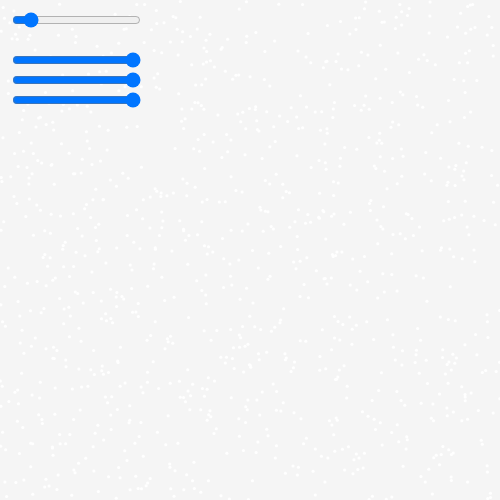
Frame 1 (no input)
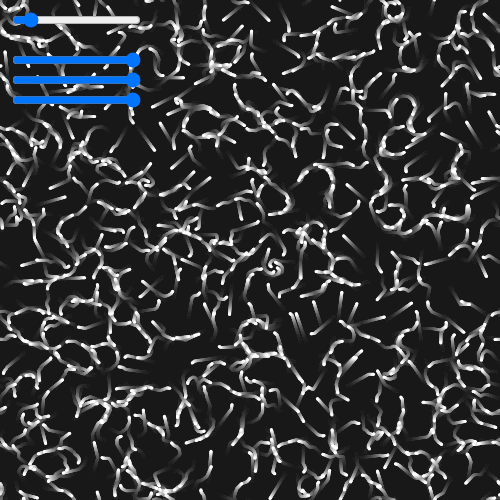
Frame 60 (no input)
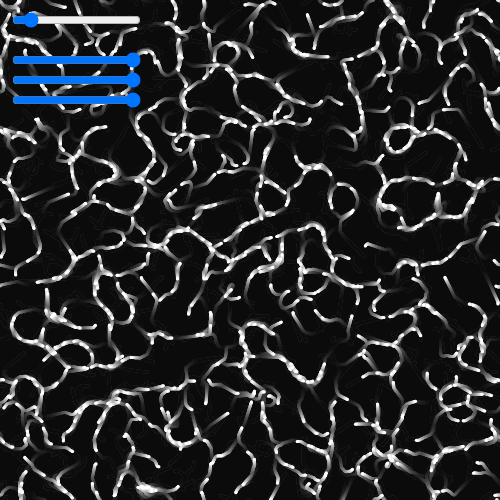
Frame 120 (the mouse pressed at the canvas centre since frame 60)

The p5.js sketch that drew these frames (run headless with seeded random() and noise() and a simulated clock; from frame 60 on, the mouse is pressed at the canvas centre):

// p5.js sketch
// ── sketch.js
let molds = [];
let num = 1000;
let d;
let bgAlphaSlider;
let RcolorSlider, GcolorSlider, BcolorSlider;
let h5;

function setup() {
  createCanvas(500, 500);
  angleMode(DEGREES);
  d = pixelDensity();

  bgAlphaSlider = createSlider(0, 100, 10, 1);
  bgAlphaSlider.position(10, 10);
  RcolorSlider = createSlider(0, 255, 255, 1);
  RcolorSlider.position(10, 50);
  GcolorSlider = createSlider(0, 255, 255, 1);
  GcolorSlider.position(10, 70);
  BcolorSlider = createSlider(0, 255, 255, 1);
  BcolorSlider.position(10, 90);

  for (let i = 0; i < num; i++) {
    molds[i] = new Mold();
  }
}

function draw() {
  frameRate(60);

  background(0, bgAlphaSlider.value());

  loadPixels();

  molds.forEach((m) => {
    m.setColor(
      RcolorSlider.value(),
      GcolorSlider.value(),
      BcolorSlider.value(),
    );
    m.update();
    m.display();
  });

  console.log(frameRate());
}

// ── mold.js
class Mold {
  baseSensorAngle = 45;
  rotatingAngle = 30;
  sensingDistance = 10;
  r = 1.5;
  velocityCoef = 0.5;

  color = [255, 255, 255];

  constructor() {
    this.heading = random(360);
    this.x = random(width);
    this.y = random(height);

    this.vx = cos(this.heading);
    this.vy = sin(this.heading);

    this.sensors = Array(3);
    for (let i in [...Array(3).keys()]) {
      this.sensors[i] = {
        pos: createVector(0, 0),
        angle: -this.baseSensorAngle + i * this.baseSensorAngle,
        dist: this.sensingDistance,
      };
    }
  }

  update() {
    // Velocity
    this.vx = cos(this.heading);
    this.vy = sin(this.heading);

    // Next position
    this.x = (this.x + this.vx * this.velocityCoef + width) % width;
    this.y = (this.y + this.vy * this.velocityCoef + height) % height;

    // Next sensors positions
    for (let i in [...Array(3).keys()]) {
      this.sensors[i].pos.x =
        (this.x +
          this.sensors[i].dist * cos(this.heading + this.sensors[i].angle) +
          width) %
        width;
      this.sensors[i].pos.y =
        (this.y +
          this.sensors[i].dist * sin(this.heading + this.sensors[i].angle) +
          height) %
        height;
    }

    // Sensors detection
    let index, left, right, front;
    index =
      4 * (d * floor(this.sensors[2].pos.y)) * (d * width) +
      4 * (d * floor(this.sensors[2].pos.x));
    right = pixels[index];
    index =
      4 * (d * floor(this.sensors[0].pos.y)) * (d * width) +
      4 * (d * floor(this.sensors[0].pos.x));
    left = pixels[index];
    index =
      4 * (d * floor(this.sensors[1].pos.y)) * (d * width) +
      4 * (d * floor(this.sensors[1].pos.x));
    front = pixels[index];

    // Next heading
    if (front > left && front > right) {
      this.heading += 0;
    } else if (front < left && front < right) {
      this.heading += random(this.rotatingAngle) - this.rotatingAngle / 2;
    } else if (left > right) {
      this.heading += -this.rotatingAngle;
    } else if (left < right) {
      this.heading += this.rotatingAngle;
    }
  }

  setColor(r, g, b) {
    this.color = [r, g, b];
  }

  display() {
    noStroke();
    fill(this.color);
    ellipse(this.x, this.y, this.r * 2, this.r * 2);

    //   line(
    //     this.x,
    //     this.y,
    //     this.x + this.r * 3 * this.vx,
    //     this.y + this.r * 3 * this.vy
    //   );

    //   fill(255, 0, 0);
    //   for (let i in [...Array(3).keys()]) {
    //     ellipse(this.sensors[i].pos.x, this.sensors[i].pos.y, this.r, this.r);
    //   }
  }
}

// ── style.css
html,
body {
  background-color: black;
  margin: 30px;
  padding: 0;

  display: flex;
  justify-content: center;
  align-items: flex-end;
}

canvas {
  display: block;
}
